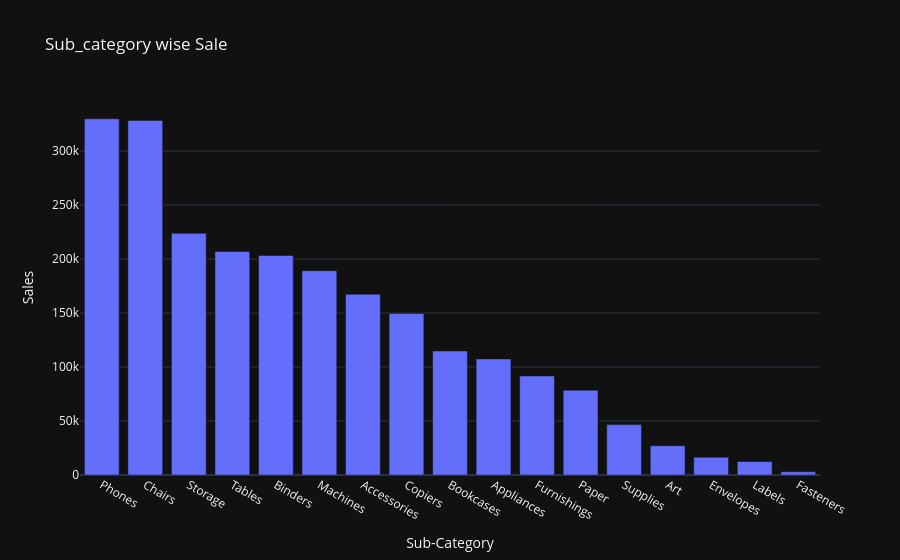

Notebook code for this chart:
### Code cell
fig=px.bar(subcategories_sale,x='Sub-Category',y='Sales',title='Sub_category wise Sale')
fig.show()

### Figure 1 — Plotly figure (JSON) as saved in the notebook; plotly's stock layout.template omitted (floating-point values rounded to 4 significant figures)
{"data": [{"alignmentgroup": "True", "hovertemplate": "Sub-Category=%{x}<br>Sales=%{y}<extra></extra>", "legendgroup": "", "marker": {"color": "#636efa", "pattern": {"shape": ""}}, "name": "", "offsetgroup": "", "orientation": "v", "showlegend": false, "textposition": "auto", "type": "bar", "x": ["Phones", "Chairs", "Storage", "Tables", "Binders", "Machines", "Accessories", "Copiers", "Bookcases", "Appliances", "Furnishings", "Paper", "Supplies", "Art", "Envelopes", "Labels", "Fasteners"], "xaxis": "x", "y": [330000.0, 328400.0, 223800.0, 207000.0, 203400.0, 189200.0, 167400.0, 149500.0, 114900.0, 107500.0, 91710.0, 78480.0, 46670.0, 27120.0, 16480.0, 12490.0, 3024.0], "yaxis": "y"}], "layout": {"autosize": true, "barmode": "relative", "legend": {"tracegroupgap": 0}, "title": {"text": "Sub_category wise Sale"}, "xaxis": {"anchor": "y", "autorange": true, "domain": [0, 1], "range": [-0.5, 16.5], "title": {"text": "Sub-Category"}, "type": "category"}, "yaxis": {"anchor": "x", "autorange": true, "domain": [0, 1], "range": [0, 347400.0], "title": {"text": "Sales"}, "type": "linear"}}}
